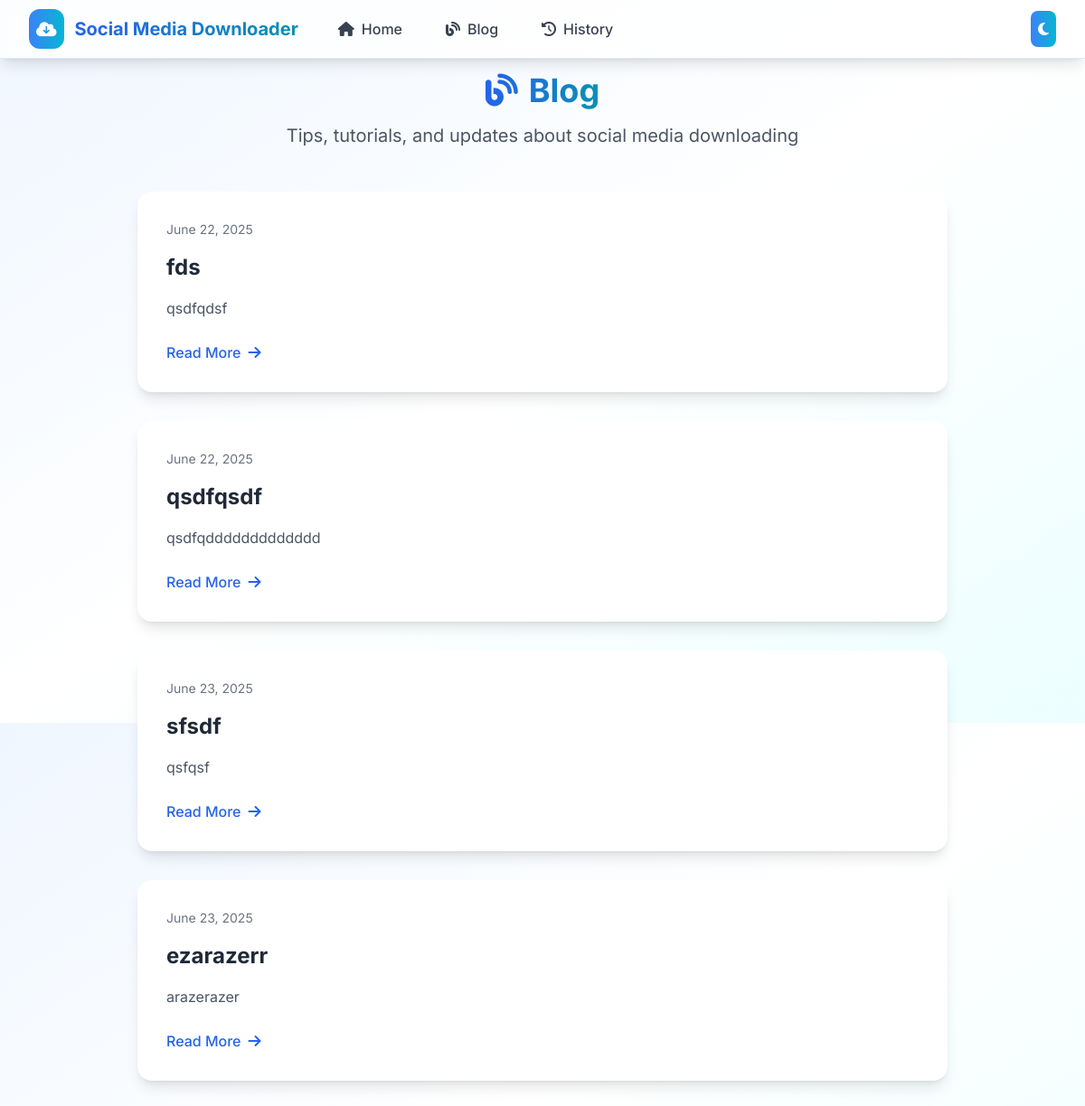
Page /blog on the committed database.
### utils.py (models this page shows)
class Blog(db.Model):
    __tablename__ = 'blogs'
    id = Column(Integer, primary_key=True)
    title = Column(String(200), nullable=False)
    slug = Column(String(200), nullable=False, unique=True)
    content = Column(db.Text, nullable=False)  # Processed HTML
    raw_content = Column(db.Text, nullable=False)  # Original markdown
    excerpt = Column(String(300))
    published = Column(db.Boolean, default=False)
    created_at = Column(DateTime, default=datetime.utcnow)
    updated_at = Column(DateTime, default=datetime.utcnow, onupdate=datetime.utcnow)

### routes.py (the view)
@app.route('/blog')
def blog_list():
    print("=== BLOG ROUTE ACCESSED ===")
    try:
        blogs = Blog.query.all()
        print(f"Found {len(blogs)} total blogs")
        published = [b for b in blogs if b.published]
        print(f"Found {len(published)} published blogs")
        return render_template('blog/list.html', blogs=published)
    except Exception as e:
        print(f"Error: {e}")
        return render_template('blog/list.html', blogs=[])

### templates/blog/list.html (shortened to what this page needs)
{% extends "base.html" %}
{% block content %}
<div class="max-w-4xl mx-auto">
    <div class="text-center mb-12">
        <h1 class="text-4xl font-bold mb-4">
            <span class="bg-gradient-to-r from-blue-600 to-cyan-600 bg-clip-text text-transparent">
                <i class="fas fa-blog mr-3"></i>Blog
            </span>
        </h1>
        <p class="text-xl text-gray-600">Tips, tutorials, and updates about social media downloading</p>
    </div>
    {% if blogs %}
        <div class="space-y-8">
            {% for blog in blogs %}
            <article class="bg-white rounded-2xl shadow-lg p-8 hover:shadow-xl transition-shadow duration-300">
                <div class="flex items-center justify-between mb-4">
                    <time class="text-sm text-gray-500">{{ blog.created_at.strftime('%B %d, %Y') }}</time>
                </div>
                <h2 class="text-2xl font-bold text-gray-800 mb-4">
                    <a href="{{ url_for('blog_detail', slug=blog.slug) }}" class="hover:text-blue-600 transition-colors">
                        {{ blog.title }}
                    </a>
                </h2>
                {% if blog.excerpt %}
                <p class="text-gray-600 mb-6 leading-relaxed">{{ blog.excerpt }}</p>
                {% endif %}
                <a href="{{ url_for('blog_detail', slug=blog.slug) }}"
                   class="inline-flex items-center text-blue-600 hover:text-blue-800 font-medium">
                    Read More <i class="fas fa-arrow-right ml-2"></i>
                </a>
            </article>
            {% endfor %}
        </div>
    {% endif %}
</div>
{% endblock %}

### rows in the picture
Blog: created_at "June 22, 2025", title "fds", excerpt "qsdfqdsf"
Blog: created_at "June 22, 2025", title "qsdfqsdf", excerpt "qsdfqddddddddddddd"
Blog: created_at "June 23, 2025", title "sfsdf", excerpt "qsfqsf"
Blog: created_at "June 23, 2025", title "ezarazerr", excerpt "arazerazer"
